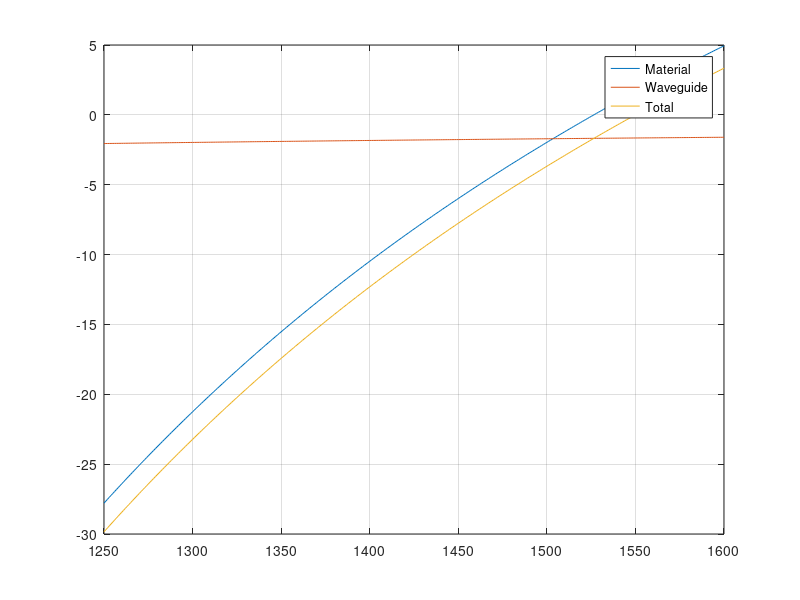

Write MATLAB code to recreate this figure.
clc; clear; close all;

S0=0.070;
lambda_o=1550;
n2=1.48;
der=0.26;
rri=0.002;
lambda=1250:1:1600;
c=3*(10^5);

Dwg=(((-1)*n2*rri*der)./(c.*lambda))*(10^(12));
Dt=(lambda.*S0.*(1-((lambda_o./lambda).^4)))/4;

Dm=Dt-Dwg;
figure;
xlabel('Wavelength (nm)');
ylabel('Dispersion (ps/(nm*km))');
title('Dispersion profile');
plot(lambda,Dm);
hold all;
plot(lambda,Dwg);
hold all;
plot(lambda,Dt);
grid on;

legend('Material','Waveguide','Total');



